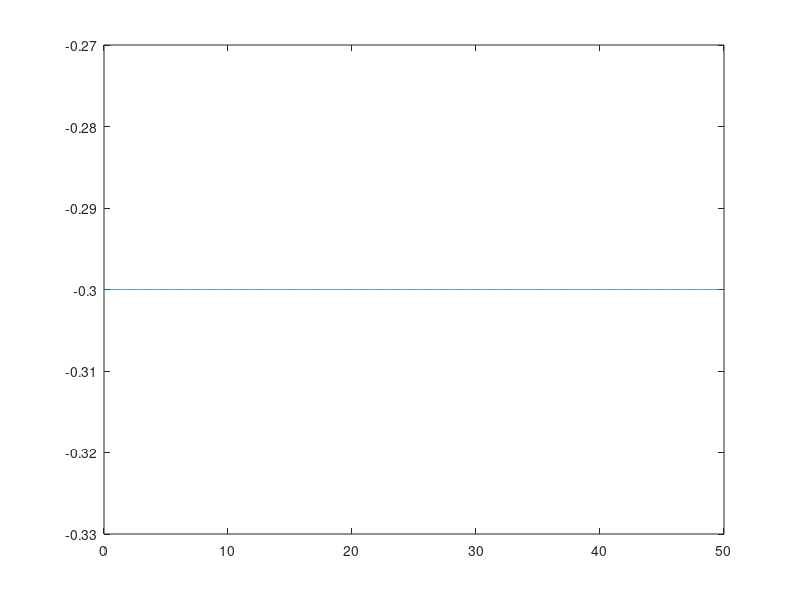

Write the MATLAB code that produced this figure.
%% Generate a step or impulse input for the system after 1 second in simulation 

% %% Step
% h = 0.01;
% Tend = 20;
% t = (0:h:Tend-h).';
% step_input = zeros(length(t),1);
% 
% % step
% for i = 1:length(t)
%     if t(i) < 1
%         step_input(i) = 1;
%     end
%     
%     if t(i) > 10 && t(i) < 11
%         step_input(i) = 1;
%     end
% end
% figure(1)
% plot(t,step_input)
% U = [t step_input]

% %%  Impulse
% impulse_input = zeros(length(t),1);
% for i = 1:200:length(t)
%     impulse_input(i) = 1;
%     impulse_input(i+100) = -1;
% end
% 
% 
% figure(1)
% plot(t,impulse_input)
% U = [t impulse_input]
% 
% %% Swing input vector
% Tend = 40;
% t = (0:h:Tend-h).';
% U = [t zeros(length(t),1)];

%% Generate constant input
h = 0.01;
Tend = 50;
t = (0:h:Tend-h).';
amplitude = -0.3;
const_input = repmat(amplitude,[length(t),1]);

figure(1)
plot(t,const_input)
U = [t const_input]